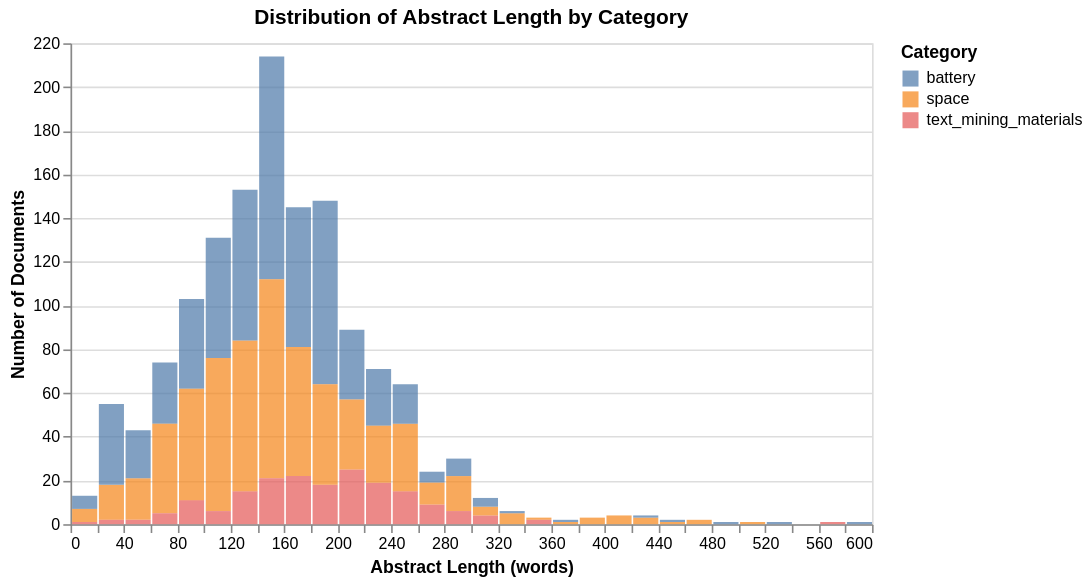

Notebook code cell kept with this figure:
### Markdown cell above
The bar chart above confirms our dataset has two balanced categories ("battery" and "space") with 608 documents and one smaller category (text_mining_materials) with 184 documents. This class imbalance will be accounted for during machine learning.

### Code cell
# --- Chart 2: Abstract Length Distribution ---
# Abstract length (in words) tells us how rich our text data is

df['abstract_length'] = df['Abstract'].apply(lambda x: len(x.split()))

chart_len = alt.Chart(df).mark_bar(opacity=0.7).encode(
    x=alt.X('abstract_length:Q', bin=alt.Bin(maxbins=40), title='Abstract Length (words)'),
    y=alt.Y('count():Q', title='Number of Documents'),
    color=alt.Color('category:N', legend=alt.Legend(title='Category')),
    tooltip=['category', 'count()']
).properties(
    title='Distribution of Abstract Length by Category',
    width=500,
    height=300
)

chart_len

### Figure 1 — Vega specification as saved in the notebook (floating-point values rounded to 4 significant figures)
{"$schema": "https://vega.github.io/schema/vega/v5.json", "data": [{"name": "source_0", "values": [{"__count": 31, "__count_end": 46.0, "__count_start": 15.0, "bin_maxbins_40_abstract_length": 240.0, "bin_maxbins_40_abstract_length_end": 260.0, "category": "space"}, {"__count": 6, "__count_end": 6.0, "__count_start": 0.0, "bin_maxbins_40_abstract_length": 100.0, "bin_maxbins_40_abstract_length_end": 120.0, "category": "text_mining_materials"}, {"__count": 19, "__count_end": 19.0, "__count_start": 0.0, "bin_maxbins_40_abstract_length": 220.0, "bin_maxbins_40_abstract_length_end": 240.0, "category": "text_mining_materials"}, {"__count": 4, "__count_end": 4.0, "__count_start": 0.0, "bin_maxbins_40_abstract_length": 300.0, "bin_maxbins_40_abstract_length_end": 320.0, "category": "text_mining_materials"}, {"__count": 84, "__count_end": 148.0, "__count_start": 64.0, "bin_maxbins_40_abstract_length": 180.0, "bin_maxbins_40_abstract_length_end": 200.0, "category": "battery"}, {"__count": 59, "__count_end": 81.0, "__count_start": 22.0, "bin_maxbins_40_abstract_length": 160.0, "bin_maxbins_40_abstract_length_end": 180.0, "category": "space"}, {"__count": 102, "__count_end": 214.0, "__count_start": 112.0, "bin_maxbins_40_abstract_length": 140.0, "bin_maxbins_40_abstract_length_end": 160.0, "category": "battery"}, {"__count": 3, "__count_end": 3.0, "__count_start": 0.0, "bin_maxbins_40_abstract_length": 420.0, "bin_maxbins_40_abstract_length_end": 440.0, "category": "space"}, {"__count": 18, "__count_end": 18.0, "__count_start": 0.0, "bin_maxbins_40_abstract_length": 180.0, "bin_maxbins_40_abstract_length_end": 200.0, "category": "text_mining_materials"}, {"__count": 15, "__count_end": 15.0, "__count_start": 0.0, "bin_maxbins_40_abstract_length": 240.0, "bin_maxbins_40_abstract_length_end": 260.0, "category": "text_mining_materials"}, {"__count": 69, "__count_end": 84.0, "__count_start": 15.0, "bin_maxbins_40_abstract_length": 120.0, "bin_maxbins_40_abstract_length_end": 140.0, "category": "space"}, {"__count": 19, "__count_end": 21.0, "__count_start": 2.0, "bin_maxbins_40_abstract_length": 40.0, "bin_maxbins_40_abstract_length_end": 60.0, "category": "space"}, {"__count": 4, "__count_end": 8.0, "__count_start": 4.0, "bin_maxbins_40_abstract_length": 300.0, "bin_maxbins_40_abstract_length_end": 320.0, "category": "space"}, {"__count": 55, "__count_end": 131.0, "__count_start": 76.0, "bin_maxbins_40_abstract_length": 100.0, "bin_maxbins_40_abstract_length_end": 120.0, "category": "battery"}, {"__count": 18, "__count_end": 64.0, "__count_start": 46.0, "bin_maxbins_40_abstract_length": 240.0, "bin_maxbins_40_abstract_length_end": 260.0, "category": "battery"}, {"__count": 1, "__count_end": 3.0, "__count_start": 2.0, "bin_maxbins_40_abstract_length": 340.0, "bin_maxbins_40_abstract_length_end": 360.0, "category": "space"}, {"__count": 26, "__count_end": 71.0, "__count_start": 45.0, "bin_maxbins_40_abstract_length": 220.0, "bin_maxbins_40_abstract_length_end": 240.0, "category": "battery"}, {"__count": 16, "__count_end": 18.0, "__count_start": 2.0, "bin_maxbins_40_abstract_length": 20.0, "bin_maxbins_40_abstract_length_end": 40.0, "category": "space"}, {"__count": 41, "__count_end": 103.0, "__count_start": 62.0, "bin_maxbins_40_abstract_length": 80.0, "bin_maxbins_40_abstract_length_end": 100.0, "category": "battery"}, {"__count": 46, "__count_end": 64.0, "__count_start": 18.0, "bin_maxbins_40_abstract_length": 180.0, "bin_maxbins_40_abstract_length_end": 200.0, "category": "space"}, {"__count": 3, "__count_end": 3.0, "__count_start": 0.0, "bin_maxbins_40_abstract_length": 380.0, "bin_maxbins_40_abstract_length_end": 400.0, "category": "space"}, {"__count": 28, "__count_end": 74.0, "__count_start": 46.0, "bin_maxbins_40_abstract_length": 60.0, "bin_maxbins_40_abstract_length_end": 80.0, "category": "battery"}, {"__count": 22, "__count_end": 22.0, "__count_start": 0.0, "bin_maxbins_40_abstract_length": 160.0, "bin_maxbins_40_abstract_length_end": 180.0, "category": "text_mining_materials"}, {"__count": 64, "__count_end": 145.0, "__count_start": 81.0, "bin_maxbins_40_abstract_length": 160.0, "bin_maxbins_40_abstract_length_end": 180.0, "category": "battery"}, {"__count": 11, "__count_end": 11.0, "__count_start": 0.0, "bin_maxbins_40_abstract_length": 80.0, "bin_maxbins_40_abstract_length_end": 100.0, "category": "text_mining_materials"}, {"__count": 26, "__count_end": 45.0, "__count_start": 19.0, "bin_maxbins_40_abstract_length": 220.0, "bin_maxbins_40_abstract_length_end": 240.0, "category": "space"}, {"__count": 5, "__count_end": 24.0, "__count_start": 19.0, "bin_maxbins_40_abstract_length": 260.0, "bin_maxbins_40_abstract_length_end": 280.0, "category": "battery"}, {"__count": 91, "__count_end": 112.0, "__count_start": 21.0, "bin_maxbins_40_abstract_length": 140.0, "bin_maxbins_40_abstract_length_end": 160.0, "category": "space"}, {"__count": 8, "__count_end": 30.0, "__count_start": 22.0, "bin_maxbins_40_abstract_length": 280.0, "bin_maxbins_40_abstract_length_end": 300.0, "category": "battery"}, {"__count": 21, "__count_end": 21.0, "__count_start": 0.0, "bin_maxbins_40_abstract_length": 140.0, "bin_maxbins_40_abstract_length_end": 160.0, "category": "text_mining_materials"}, {"__count": 41, "__count_end": 46.0, "__count_start": 5.0, "bin_maxbins_40_abstract_length": 60.0, "bin_maxbins_40_abstract_length_end": 80.0, "category": "space"}, {"__count": 37, "__count_end": 55.0, "__count_start": 18.0, "bin_maxbins_40_abstract_length": 20.0, "bin_maxbins_40_abstract_length_end": 40.0, "category": "battery"}, {"__count": 70, "__count_end": 76.0, "__count_start": 6.0, "bin_maxbins_40_abstract_length": 100.0, "bin_maxbins_40_abstract_length_end": 120.0, "category": "space"}, {"__count": 16, "__count_end": 22.0, "__count_start": 6.0, "bin_maxbins_40_abstract_length": 280.0, "bin_maxbins_40_abstract_length_end": 300.0, "category": "space"}, {"__count": 51, "__count_end": 62.0, "__count_start": 11.0, "bin_maxbins_40_abstract_length": 80.0, "bin_maxbins_40_abstract_length_end": 100.0, "category": "space"}, {"__count": 69, "__count_end": 153.0, "__count_start": 84.0, "bin_maxbins_40_abstract_length": 120.0, "bin_maxbins_40_abstract_length_end": 140.0, "category": "battery"}, {"__count": 2, "__count_end": 2.0, "__count_start": 0.0, "bin_maxbins_40_abstract_length": 20.0, "bin_maxbins_40_abstract_length_end": 40.0, "category": "text_mining_materials"}, {"__count": 6, "__count_end": 6.0, "__count_start": 0.0, "bin_maxbins_40_abstract_length": 280.0, "bin_maxbins_40_abstract_length_end": 300.0, "category": "text_mining_materials"}, {"__count": 6, "__count_end": 7.0, "__count_start": 1.0, "bin_maxbins_40_abstract_length": 0.0, "bin_maxbins_40_abstract_length_end": 20.0, "category": "space"}, {"__count": 6, "__count_end": 13.0, "__count_start": 7.0, "bin_maxbins_40_abstract_length": 0.0, "bin_maxbins_40_abstract_length_end": 20.0, "category": "battery"}, {"__count": 32, "__count_end": 89.0, "__count_start": 57.0, "bin_maxbins_40_abstract_length": 200.0, "bin_maxbins_40_abstract_length_end": 220.0, "category": "battery"}, {"__count": 9, "__count_end": 9.0, "__count_start": 0.0, "bin_maxbins_40_abstract_length": 260.0, "bin_maxbins_40_abstract_length_end": 280.0, "category": "text_mining_materials"}, {"__count": 4, "__count_end": 4.0, "__count_start": 0.0, "bin_maxbins_40_abstract_length": 400.0, "bin_maxbins_40_abstract_length_end": 420.0, "category": "space"}, {"__count": 25, "__count_end": 25.0, "__count_start": 0.0, "bin_maxbins_40_abstract_length": 200.0, "bin_maxbins_40_abstract_length_end": 220.0, "category": "text_mining_materials"}, {"__count": 10, "__count_end": 19.0, "__count_start": 9.0, "bin_maxbins_40_abstract_length": 260.0, "bin_maxbins_40_abstract_length_end": 280.0, "category": "space"}, {"__count": 2, "__count_end": 2.0, "__count_start": 0.0, "bin_maxbins_40_abstract_length": 340.0, "bin_maxbins_40_abstract_length_end": 360.0, "category": "text_mining_materials"}, {"__count": 32, "__count_end": 57.0, "__count_start": 25.0, "bin_maxbins_40_abstract_length": 200.0, "bin_maxbins_40_abstract_length_end": 220.0, "category": "space"}, {"__count": 22, "__count_end": 43.0, "__count_start": 21.0, "bin_maxbins_40_abstract_length": 40.0, "bin_maxbins_40_abstract_length_end": 60.0, "category": "battery"}, {"__count": 15, "__count_end": 15.0, "__count_start": 0.0, "bin_maxbins_40_abstract_length": 120.0, "bin_maxbins_40_abstract_length_end": 140.0, "category": "text_mining_materials"}, {"__count": 4, "__count_end": 12.0, "__count_start": 8.0, "bin_maxbins_40_abstract_length": 300.0, "bin_maxbins_40_abstract_length_end": 320.0, "category": "battery"}, {"__count": 5, "__count_end": 5.0, "__count_start": 0.0, "bin_maxbins_40_abstract_length": 320.0, "bin_maxbins_40_abstract_length_end": 340.0, "category": "space"}, {"__count": 1, "__count_end": 1.0, "__count_start": 0.0, "bin_maxbins_40_abstract_length": 580.0, "bin_maxbins_40_abstract_length_end": 600.0, "category": "battery"}, {"__count": 1, "__count_end": 1.0, "__count_start": 0.0, "bin_maxbins_40_abstract_length": 560.0, "bin_maxbins_40_abstract_length_end": 580.0, "category": "text_mining_materials"}, {"__count": 2, "__count_end": 2.0, "__count_start": 0.0, "bin_maxbins_40_abstract_length": 460.0, "bin_maxbins_40_abstract_length_end": 480.0, "category": "space"}, {"__count": 1, "__count_end": 1.0, "__count_start": 0.0, "bin_maxbins_40_abstract_length": 360.0, "bin_maxbins_40_abstract_length_end": 380.0, "category": "space"}, {"__count": 1, "__count_end": 2.0, "__count_start": 1.0, "bin_maxbins_40_abstract_length": 440.0, "bin_maxbins_40_abstract_length_end": 460.0, "category": "battery"}, {"__count": 1, "__count_end": 6.0, "__count_start": 5.0, "bin_maxbins_40_abstract_length": 320.0, "bin_maxbins_40_abstract_length_end": 340.0, "category": "battery"}, {"__count": 5, "__count_end": 5.0, "__count_start": 0.0, "bin_maxbins_40_abstract_length": 60.0, "bin_maxbins_40_abstract_length_end": 80.0, "category": "text_mining_materials"}, {"__count": 1, "__count_end": 1.0, "__count_start": 0.0, "bin_maxbins_40_abstract_length": 440.0, "bin_maxbins_40_abstract_length_end": 460.0, "category": "space"}, {"__count": 2, "__count_end": 2.0, "__count_start": 0.0, "bin_maxbins_40_abstract_length": 40.0, "bin_maxbins_40_abstract_length_end": 60.0, "category": "text_mining_materials"}, {"__count": 1, "__count_end": 1.0, "__count_start": 0.0, "bin_maxbins_40_abstract_length": 0.0, "bin_maxbins_40_abstract_length_end": 20.0, "category": "text_mining_materials"}, {"__count": 1, "__count_end": 1.0, "__count_start": 0.0, "bin_maxbins_40_abstract_length": 500.0, "bin_maxbins_40_abstract_length_end": 520.0, "category": "space"}, {"__count": 1, "__count_end": 1.0, "__count_start": 0.0, "bin_maxbins_40_abstract_length": 520.0, "bin_maxbins_40_abstract_length_end": 540.0, "category": "battery"}, {"__count": 1, "__count_end": 2.0, "__count_start": 1.0, "bin_maxbins_40_abstract_length": 360.0, "bin_maxbins_40_abstract_length_end": 380.0, "category": "battery"}, {"__count": 1, "__count_end": 4.0, "__count_start": 3.0, "bin_maxbins_40_abstract_length": 420.0, "bin_maxbins_40_abstract_length_end": 440.0, "category": "battery"}, {"__count": 1, "__count_end": 1.0, "__count_start": 0.0, "bin_maxbins_40_abstract_length": 480.0, "bin_maxbins_40_abstract_length_end": 500.0, "category": "battery"}]}, {"name": "source_0_color_domain_category", "values": [{"category": "space"}, {"category": "text_mining_materials"}, {"category": "battery"}]}], "signals": [{"name": "bin_maxbins_40_abstract_length_bins", "value": {"fields": ["abstract_length"], "fname": "bin_abstract_length", "start": 0.0, "step": 20.0, "stop": 600.0}}], "marks": [{"type": "rect", "name": "marks", "from": {"data": "source_0"}, "encode": {"update": {"x": {"field": "bin_maxbins_40_abstract_length_end", "scale": "x", "offset": {"signal": "0.5 + (abs(scale(\"x\", datum[\"bin_maxbins_40_abstract_length_end\"]) - scale(\"x\", datum[\"bin_maxbins_40_abstract_length\"])) < 0.25 ? 0.5 * (0.25 - (abs(scale(\"x\", datum[\"bin_maxbins_40_abstract_length_end\"]) - scale(\"x\", datum[\"bin_maxbins_40_abstract_length\"])))) : -0.5)"}}, "opacity": {"value": 0.7}, "x2": {"field": "bin_maxbins_40_abstract_length", "scale": "x", "offset": {"signal": "0.5 + (abs(scale(\"x\", datum[\"bin_maxbins_40_abstract_length_end\"]) - scale(\"x\", datum[\"bin_maxbins_40_abstract_length\"])) < 0.25 ? -0.5 * (0.25 - (abs(scale(\"x\", datum[\"bin_maxbins_40_abstract_length_end\"]) - scale(\"x\", datum[\"bin_maxbins_40_abstract_length\"])))) : 0.5)"}}, "tooltip": {"signal": "{\"category\": isValid(datum[\"category\"]) ? datum[\"category\"] : \"\"+datum[\"category\"], \"Count of Records\": format(datum[\"__count\"], \"\")}"}, "fill": {"field": "category", "scale": "color"}, "y2": {"field": "__count_start", "scale": "y"}, "y": {"field": "__count_end", "scale": "y"}}}, "style": ["bar"]}], "scales": [{"name": "x", "type": "linear", "domain": {"signal": "[bin_maxbins_40_abstract_length_bins.start, bin_maxbins_40_abstract_length_bins.stop]"}, "range": [0, {"signal": "width"}], "bins": {"signal": "bin_maxbins_40_abstract_length_bins"}, "zero": false}, {"name": "y", "type": "linear", "domain": {"data": "source_0", "fields": ["__count_start", "__count_end"]}, "range": [{"signal": "height"}, 0], "nice": true, "zero": true}, {"name": "color", "type": "ordinal", "domain": {"data": "source_0_color_domain_category", "field": "category", "sort": true}, "range": "category"}], "axes": [{"scale": "y", "gridScale": "x", "ticks": false, "domain": false, "tickCount": {"signal": "ceil(height/40)"}, "grid": true, "labels": false, "orient": "left", "aria": false, "minExtent": 0, "maxExtent": 0, "zindex": 0}, {"scale": "x", "grid": false, "zindex": 0, "labelOverlap": true, "labelFlush": true, "tickCount": {"signal": "ceil(width/10)"}, "orient": "bottom", "title": "Abstract Length (words)"}, {"scale": "y", "grid": false, "tickCount": {"signal": "ceil(height/40)"}, "title": "Number of Documents", "orient": "left", "labelOverlap": true, "zindex": 0}], "title": {"text": "Distribution of Abstract Length by Category", "frame": "group"}, "background": "white", "width": 500, "height": 300, "legends": [{"title": "Category", "fill": "color", "symbolType": "square", "encode": {"symbols": {"update": {"opacity": {"value": 0.7}}}}}], "style": "cell", "padding": 5}
